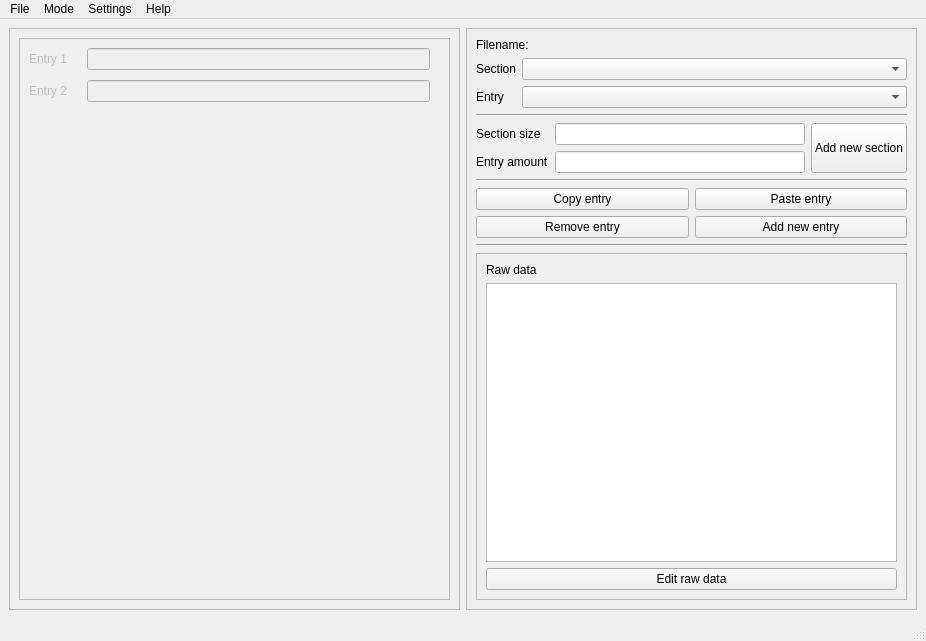
<?xml version="1.0" encoding="UTF-8"?>
<ui version="4.0">
 <class>MainWindow</class>
 <widget class="QMainWindow" name="MainWindow">
  <property name="geometry">
   <rect>
    <x>0</x>
    <y>0</y>
    <width>926</width>
    <height>641</height>
   </rect>
  </property>
  <property name="windowTitle">
   <string>MainWindow</string>
  </property>
  <widget class="QWidget" name="centralwidget">
   <layout class="QGridLayout" name="gridLayout">
    <item row="1" column="0">
     <widget class="QFrame" name="frame_entries">
      <property name="frameShape">
       <enum>QFrame::StyledPanel</enum>
      </property>
      <layout class="QHBoxLayout" name="hl_entry_container">
       <item>
        <widget class="QFrame" name="frame">
         <property name="frameShape">
          <enum>QFrame::StyledPanel</enum>
         </property>
         <property name="frameShadow">
          <enum>QFrame::Raised</enum>
         </property>
         <layout class="QVBoxLayout" name="verticalLayout">
          <item>
           <widget class="QScrollArea" name="sc">
            <property name="frameShape">
             <enum>QFrame::NoFrame</enum>
            </property>
            <property name="frameShadow">
             <enum>QFrame::Plain</enum>
            </property>
            <property name="lineWidth">
             <number>0</number>
            </property>
            <property name="widgetResizable">
             <bool>true</bool>
            </property>
            <widget class="QWidget" name="sc_content">
             <property name="geometry">
              <rect>
               <x>0</x>
               <y>0</y>
               <width>411</width>
               <height>542</height>
              </rect>
             </property>
             <layout class="QFormLayout" name="fl_fields">
              <property name="horizontalSpacing">
               <number>20</number>
              </property>
              <property name="verticalSpacing">
               <number>10</number>
              </property>
              <property name="leftMargin">
               <number>0</number>
              </property>
              <property name="topMargin">
               <number>0</number>
              </property>
              <property name="rightMargin">
               <number>10</number>
              </property>
              <property name="bottomMargin">
               <number>0</number>
              </property>
              <item row="0" column="0">
               <widget class="QLabel" name="label_entry_1">
                <property name="enabled">
                 <bool>false</bool>
                </property>
                <property name="text">
                 <string>Entry 1</string>
                </property>
               </widget>
              </item>
              <item row="0" column="1">
               <widget class="QLineEdit" name="le_entry_1">
                <property name="enabled">
                 <bool>false</bool>
                </property>
               </widget>
              </item>
              <item row="1" column="0">
               <widget class="QLabel" name="label_entry_2">
                <property name="enabled">
                 <bool>false</bool>
                </property>
                <property name="text">
                 <string>Entry 2</string>
                </property>
               </widget>
              </item>
              <item row="1" column="1">
               <widget class="QLineEdit" name="le_entry_2">
                <property name="enabled">
                 <bool>false</bool>
                </property>
               </widget>
              </item>
             </layout>
            </widget>
           </widget>
          </item>
         </layout>
        </widget>
       </item>
      </layout>
     </widget>
    </item>
    <item row="1" column="1">
     <widget class="QFrame" name="frame_controls">
      <property name="frameShape">
       <enum>QFrame::StyledPanel</enum>
      </property>
      <property name="frameShadow">
       <enum>QFrame::Sunken</enum>
      </property>
      <layout class="QGridLayout" name="gridLayout_2">
       <item row="0" column="0">
        <widget class="QLabel" name="lb_file_name">
         <property name="text">
          <string>Filename:</string>
         </property>
        </widget>
       </item>
       <item row="2" column="0">
        <widget class="Line" name="line_4">
         <property name="orientation">
          <enum>Qt::Horizontal</enum>
         </property>
        </widget>
       </item>
       <item row="1" column="0">
        <layout class="QFormLayout" name="formLayout">
         <item row="0" column="0">
          <widget class="QLabel" name="lb_section">
           <property name="text">
            <string>Section</string>
           </property>
          </widget>
         </item>
         <item row="0" column="1">
          <widget class="QComboBox" name="cb_sections"/>
         </item>
         <item row="1" column="0">
          <widget class="QLabel" name="lb_entry">
           <property name="text">
            <string>Entry</string>
           </property>
          </widget>
         </item>
         <item row="1" column="1">
          <widget class="QComboBox" name="cb_entries"/>
         </item>
        </layout>
       </item>
       <item row="6" column="0">
        <widget class="Line" name="line_3">
         <property name="orientation">
          <enum>Qt::Horizontal</enum>
         </property>
        </widget>
       </item>
       <item row="12" column="0">
        <widget class="Line" name="line">
         <property name="orientation">
          <enum>Qt::Horizontal</enum>
         </property>
        </widget>
       </item>
       <item row="7" column="0">
        <layout class="QGridLayout" name="gridLayout_3">
         <item row="0" column="1">
          <widget class="QPushButton" name="pb_paste_entry">
           <property name="text">
            <string>Paste entry</string>
           </property>
          </widget>
         </item>
         <item row="0" column="0">
          <widget class="QPushButton" name="pb_copy_entry">
           <property name="text">
            <string>Copy entry</string>
           </property>
          </widget>
         </item>
         <item row="1" column="0">
          <widget class="QPushButton" name="pb_remove_current_entry">
           <property name="text">
            <string>Remove entry</string>
           </property>
          </widget>
         </item>
         <item row="1" column="1">
          <widget class="QPushButton" name="pb_add_new_emtry">
           <property name="text">
            <string>Add new entry</string>
           </property>
          </widget>
         </item>
        </layout>
       </item>
       <item row="13" column="0">
        <widget class="QFrame" name="frame_2">
         <property name="frameShape">
          <enum>QFrame::StyledPanel</enum>
         </property>
         <property name="frameShadow">
          <enum>QFrame::Sunken</enum>
         </property>
         <layout class="QVBoxLayout" name="verticalLayout_2">
          <item>
           <widget class="QLabel" name="lb_raw_data">
            <property name="text">
             <string>Raw data</string>
            </property>
           </widget>
          </item>
          <item>
           <widget class="QTextEdit" name="textEdit"/>
          </item>
          <item>
           <widget class="QPushButton" name="pb_edit_raw_data">
            <property name="text">
             <string>Edit raw data</string>
            </property>
           </widget>
          </item>
         </layout>
        </widget>
       </item>
       <item row="4" column="0">
        <layout class="QHBoxLayout" name="horizontalLayout">
         <item>
          <layout class="QGridLayout" name="gridLayout_4">
           <property name="sizeConstraint">
            <enum>QLayout::SetFixedSize</enum>
           </property>
           <item row="0" column="0">
            <widget class="QLabel" name="lb_section_size">
             <property name="text">
              <string>Section size</string>
             </property>
            </widget>
           </item>
           <item row="0" column="1">
            <widget class="QLineEdit" name="le_section_size"/>
           </item>
           <item row="1" column="0">
            <widget class="QLabel" name="lb_entry_amount">
             <property name="text">
              <string>Entry amount</string>
             </property>
            </widget>
           </item>
           <item row="1" column="1">
            <widget class="QLineEdit" name="le_entry_anount"/>
           </item>
          </layout>
         </item>
         <item>
          <widget class="QPushButton" name="pb_add_new_section">
           <property name="sizePolicy">
            <sizepolicy hsizetype="Minimum" vsizetype="Minimum">
             <horstretch>0</horstretch>
             <verstretch>0</verstretch>
            </sizepolicy>
           </property>
           <property name="text">
            <string>Add new section</string>
           </property>
          </widget>
         </item>
        </layout>
       </item>
      </layout>
     </widget>
    </item>
   </layout>
  </widget>
  <widget class="QMenuBar" name="menubar">
   <property name="geometry">
    <rect>
     <x>0</x>
     <y>0</y>
     <width>926</width>
     <height>21</height>
    </rect>
   </property>
   <widget class="QMenu" name="menuFile">
    <property name="title">
     <string>File</string>
    </property>
    <addaction name="action_load"/>
    <addaction name="action_save"/>
    <addaction name="action_refresh"/>
   </widget>
   <widget class="QMenu" name="menuMode">
    <property name="title">
     <string>Mode</string>
    </property>
    <addaction name="action_p1"/>
    <addaction name="action_p2"/>
    <addaction name="action_p3"/>
   </widget>
   <widget class="QMenu" name="menuSettings">
    <property name="title">
     <string>Settings</string>
    </property>
    <addaction name="check_backup"/>
   </widget>
   <widget class="QMenu" name="menuHelp">
    <property name="title">
     <string>Help</string>
    </property>
    <addaction name="action_guides"/>
    <addaction name="action_about"/>
   </widget>
   <addaction name="menuFile"/>
   <addaction name="menuMode"/>
   <addaction name="menuSettings"/>
   <addaction name="menuHelp"/>
  </widget>
  <widget class="QStatusBar" name="status_bar"/>
  <action name="action_load">
   <property name="text">
    <string>Load</string>
   </property>
  </action>
  <action name="action_save">
   <property name="text">
    <string>Save</string>
   </property>
  </action>
  <action name="action_refresh">
   <property name="text">
    <string>Refresh</string>
   </property>
  </action>
  <action name="action_p1">
   <property name="checkable">
    <bool>true</bool>
   </property>
   <property name="text">
    <string>Patapon 1</string>
   </property>
  </action>
  <action name="action_p2">
   <property name="checkable">
    <bool>true</bool>
   </property>
   <property name="text">
    <string>Patapon 2</string>
   </property>
  </action>
  <action name="action_p3">
   <property name="checkable">
    <bool>true</bool>
   </property>
   <property name="text">
    <string>Patapon 3</string>
   </property>
  </action>
  <action name="check_backup">
   <property name="checkable">
    <bool>true</bool>
   </property>
   <property name="checked">
    <bool>true</bool>
   </property>
   <property name="text">
    <string>Save backups</string>
   </property>
  </action>
  <action name="action_guides">
   <property name="text">
    <string>Guides</string>
   </property>
  </action>
  <action name="action_about">
   <property name="text">
    <string>Abou</string>
   </property>
  </action>
 </widget>
 <resources/>
 <connections/>
</ui>
